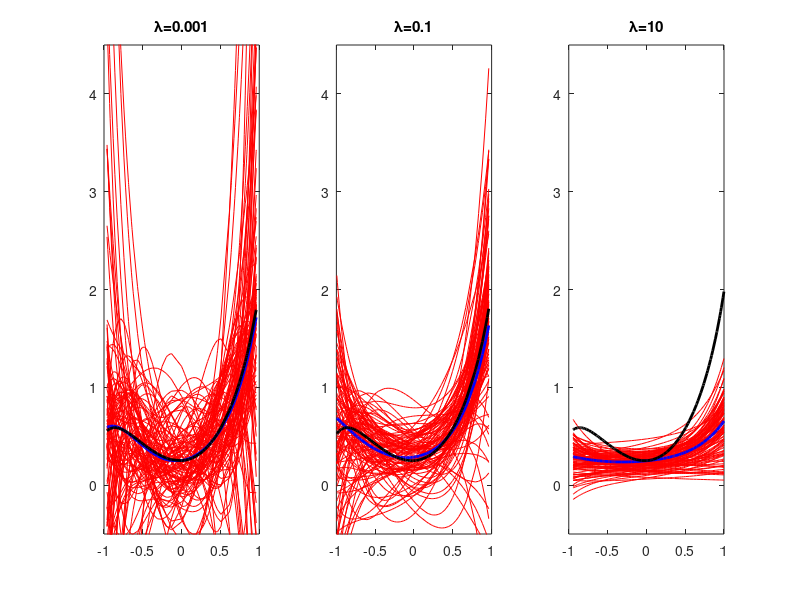

MATLAB code to generate this figure:
function q2()
% Nikhil Kamthe
% 861245635
% 10/08/2016
% CS 229
% PS 2

fh = figure(1);
clf;
lambdas = [0.001 0.1 10];
for index = 1:3
    lambda = lambdas(index);
    subplot(1,3,index);

    % Generating weight vectors for 1000 samples to plot average function.
    w = zeros(6,1000);
    for i = 1:1000
        [x_train,y_train] = generateSample(10);
        w(:,i) = (x_train'*x_train + lambda*eye(6))\x_train'*y_train;
    end
    
    [x_test,y_test] = generateSample(100);
    y_pred = x_test * w;

    % Plotting 100 of these sample functions in red.
    for i = linspace(1,1000,100)
       plot(x_test(:,2),y_pred(:,round(i)),'r','LineWidth',0.1);
       hold on;
    end
    
    % Plotting average function.
    y_pred_ave = sum(y_pred,2)/1000;
    plot(x_test(:,2),y_pred_ave,'b','LineWidth',2);
    
    % Plotting true function.
    y_true = tan(pi*x_test(:,2)/3)+(x_test(:,2)-0.5).^2;
%     y_true = sin(pi*x_test(:,2));
    plot(x_test(:,2),y_true,'k','LineWidth',2);
    
    % Setting plot properties.
    title(strcat('\lambda=', num2str(lambda)));
    axis([-1 1 -0.5 4.5]);
%     axis([-1 1 -1.5 1.5]);
    hold off;
end
set(fh, 'Position', [0,0,1200,400]);

function [x,y] = generateSample(datasetSize)
% Generates sample data of given input size. x values are drawn uniformly 
% at random from the interval [-1; +1]. y values are computed using f(x).
% A guassian noise of 0.5 is added while computing y values from x.

x = 2.*rand(datasetSize,1)-1;
x = sort(x);
y = zeros(datasetSize,1);
for i = 1:datasetSize
   y(i,1) = tan(pi*x(i)/3)+(x(i)-0.5).^2+0.5*randn();
%    y(i,1) = sin(pi*x(i))+0.5*randn();
end
x = bsxfun(@power,x,0:5);